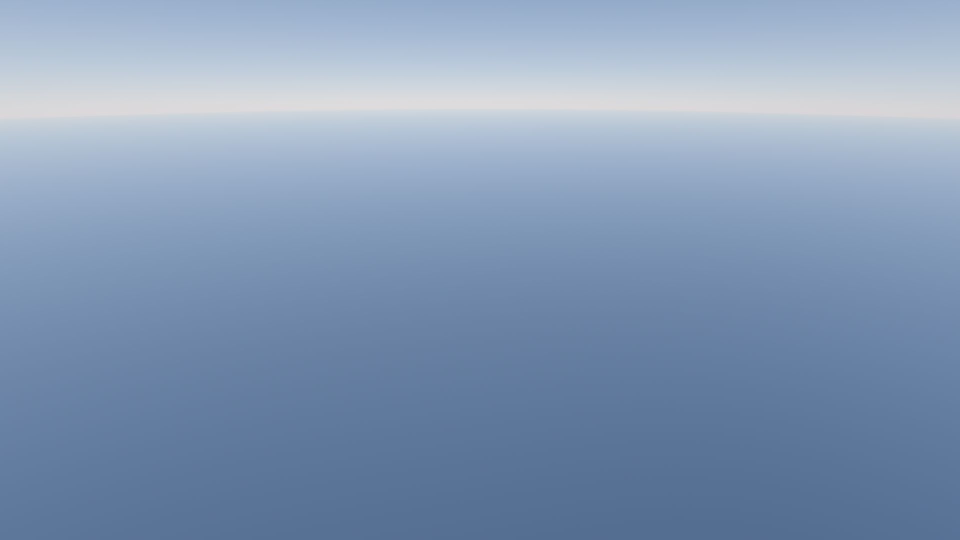
#> input picture .claude/skills/threejs-atmosphere-aerial-perspective/examples/lut-aerial-perspective/example-render.jpeg, 1920 x 1080 px (shown at 1/2 size)
$ python thumb_text.py ../../../.claude/skills/threejs-atmosphere-aerial-perspective/examples/lut-aerial-perspective/example-render.jpeg ../../../.claude/skills/threejs-atmosphere-aerial-perspective/examples/lut-aerial-perspective/example-render.jpeg ../../../.claude/skills/threejs-atmosphere-aerial-perspective/examples/lut-aerial-perspective/example-render.jpeg ../../../.claude/skills/threejs-atmosphere-aerial-perspective/examples/lut-aerial-perspective/example-render.jpeg ../../../.claude/skills/threejs-atmosphere-aerial-perspective/examples/lut-aerial-perspective/example-render.jpeg
#> lines starting #> are read from the running program, lines starting #| are printed output that depends on the picture
#!/usr/bin/env python3
"""Giant 2–3 word thumbnail caption (Ifology PATTERN, our colours): yellow/white fill, thick black outline, slight tilt.
  python3 tools/thumb_text.py in.png out.jpg "TOO|LOUD." [left|right] [yellow|white]"""
import sys
from PIL import Image, ImageDraw, ImageFont, ImageEnhance
src, dst, text = sys.argv[1:4]; side = sys.argv[4] if len(sys.argv) > 4 else "left"; colr = sys.argv[5] if len(sys.argv) > 5 else "yellow"
im = Image.open(src).convert("RGB"); im = ImageEnhance.Color(im).enhance(1.18); im = ImageEnhance.Contrast(im).enhance(1.08)
#> further down, im is the input picture: PIL image 1920x1080 RGB; mean R, G, B 131.8, 153.1, 181.6
F = "/usr/share/fonts/truetype/dejavu/DejaVuSans-Bold.ttf"; lines = text.split("|")
layer = Image.new("RGBA", im.size, (0, 0, 0, 0)); d = ImageDraw.Draw(layer)
#> after `layer = Image.new('RGBA', im.size, (0, 0, 0, 0))`: layer: PIL image 1920x1080 RGBA; every value is 0
size = 190 if max(len(x) for x in lines) <= 6 else 150; y = im.height - 60 - size * len(lines) * 0.98
#> after `y = im.height - 60 - size * len(lines) * 0.98`: y = 873
for k, ln in enumerate(lines):
    f = ImageFont.truetype(F, size if k == len(lines) - 1 else int(size * 0.82)); w = d.textlength(ln, font=f)
    x = 45 if side == "left" else im.width - w - 45
    fill = (255, 214, 30) if (colr == "yellow" and k == len(lines) - 1) else (255, 255, 255)
    d.text((x + 8, y + 10), ln, font=f, fill=(0, 0, 0, 140), stroke_width=16, stroke_fill=(0, 0, 0, 140))       # drop shadow
    d.text((x, y), ln, font=f, fill=fill, stroke_width=14, stroke_fill=(0, 0, 0)); y += f.size * 0.98
#> this loop made 1 pass
#> (w, x) on pass 1: (9479.8, -7604.8)
#> after the loop, y = 1020
layer = layer.rotate(3, resample=Image.BICUBIC, center=(im.width / 2, im.height / 2))
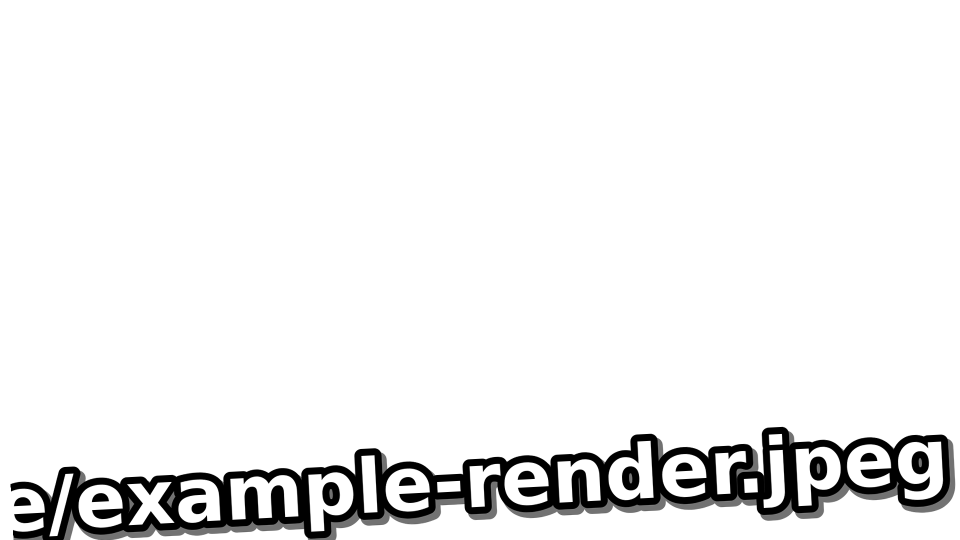
#> layer: PIL image 1920x1080 RGBA (shown at 1/2 size); mean R, G, B, A 11.1, 11.1, 11.1, 27; transparent parts drawn white
im.paste(layer, (0, 0), layer); im.save(dst, quality=95); print("saved", dst)
#> after `im.paste(layer, (0, 0), layer)`:
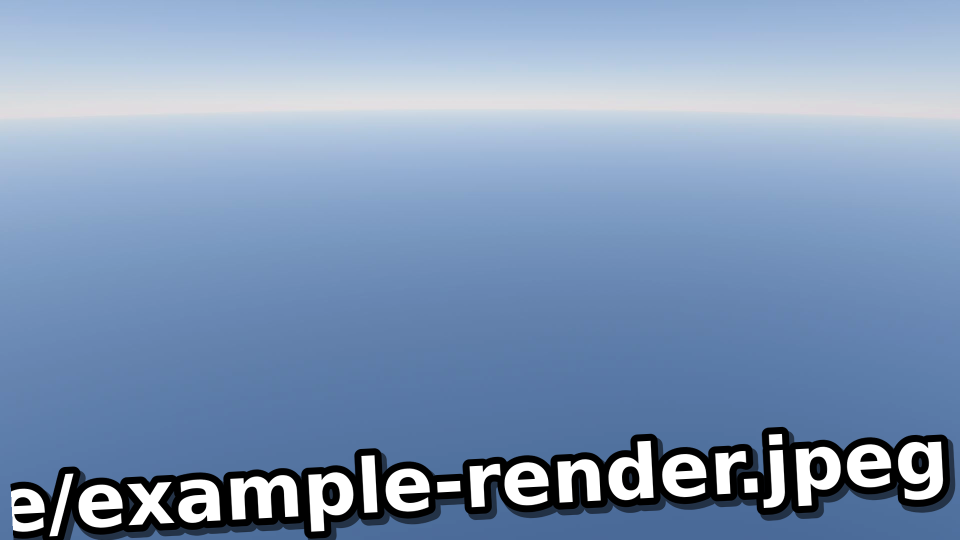
#> im: PIL image 1920x1080 RGB (shown at 1/2 size); mean R, G, B 128.6, 152.1, 183.9
#| saved ../../../.claude/skills/threejs-atmosphere-aerial-perspective/examples/lut-aerial-perspective/example-render.jpeg
